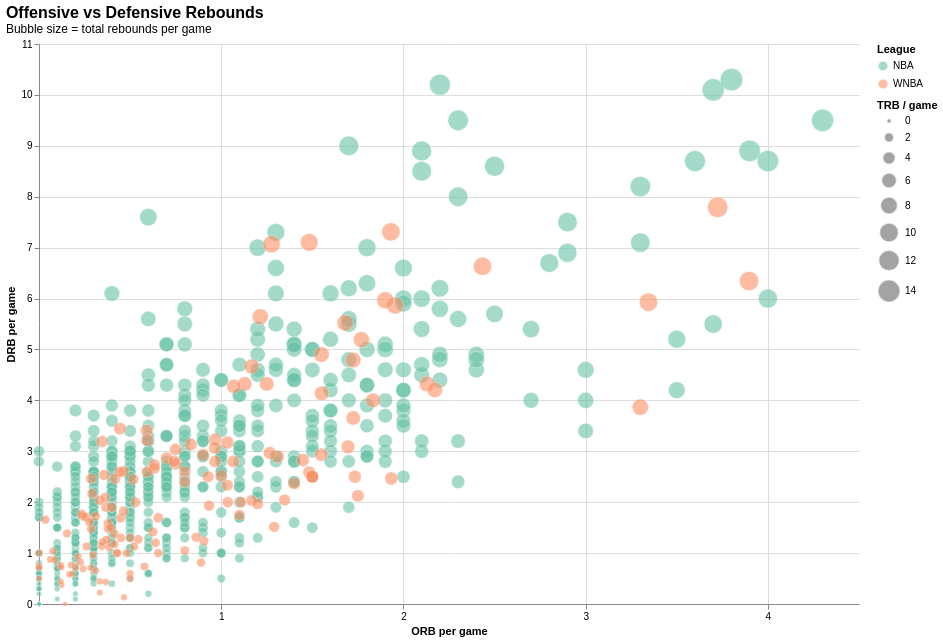

This figure's notebook cell:
### Markdown cell above
### 7. Offensive vs defensive rebounds — bubble chart

Bubble scatter of ORB against DRB per game with marker size encoding total rebounds, so dominant rebounders pop visually and you can spot whether elite WNBA rebounders occupy the same corner of the plane as elite NBA rebounders.

### Code cell
bubble_data = combined[['ORB', 'DRB', 'TRB', 'League', 'Player', 'Pos']].dropna()

chart_bubble = alt.Chart(bubble_data).mark_circle(
    opacity=0.6, stroke='white', strokeWidth=0.5,
).encode(
    x=alt.X('ORB:Q', title='ORB per game',
            axis=alt.Axis(values=[1, 2, 3, 4, 5, 6])),
    y=alt.Y('DRB:Q', title='DRB per game'),
    color=alt.Color('League:N', scale=ALT_LEAGUE_COLORS),
    size=alt.Size('TRB:Q',
                  scale=alt.Scale(range=[20, 500]),
                  title='TRB / game'),
    tooltip=['Player:N', 'Pos:N', 'League:N',
             alt.Tooltip('ORB:Q', format='.2f'),
             alt.Tooltip('DRB:Q', format='.2f'),
             alt.Tooltip('TRB:Q', format='.2f')],
).properties(
    width=820, height=560,
    title=alt.TitleParams(
        'Offensive vs Defensive Rebounds',
        subtitle='Bubble size = total rebounds per game',
        anchor='start', fontSize=16,
    ),
).configure_view(stroke=None)

show_altair(chart_bubble)

### Figure 1 — Vega-Lite specification as saved in the notebook (floating-point values rounded to 4 significant figures; data arrays with more than 128 entries replaced by an {"elided": "..."} marker saying what was removed)
{"$schema": "https://vega.github.io/schema/vega-lite/v6.4.1.json", "config": {"view": {"continuousHeight": 300, "continuousWidth": 300, "stroke": null}}, "data": {"name": "data-7e9a2b27a4c72a35943d38fa1b246181"}, "datasets": {"data-7e9a2b27a4c72a35943d38fa1b246181": {"elided": "738 records"}}, "encoding": {"color": {"field": "League", "scale": {"domain": ["NBA", "WNBA"], "range": ["#66c2a5", "#fc8d62"]}, "type": "nominal"}, "size": {"field": "TRB", "scale": {"range": [20, 500]}, "title": "TRB / game", "type": "quantitative"}, "tooltip": [{"field": "Player", "type": "nominal"}, {"field": "Pos", "type": "nominal"}, {"field": "League", "type": "nominal"}, {"field": "ORB", "format": ".2f", "type": "quantitative"}, {"field": "DRB", "format": ".2f", "type": "quantitative"}, {"field": "TRB", "format": ".2f", "type": "quantitative"}], "x": {"axis": {"values": [1, 2, 3, 4, 5, 6]}, "field": "ORB", "title": "ORB per game", "type": "quantitative"}, "y": {"field": "DRB", "title": "DRB per game", "type": "quantitative"}}, "height": 560, "mark": {"opacity": 0.6, "stroke": "white", "strokeWidth": 0.5, "type": "circle"}, "title": {"anchor": "start", "fontSize": 16, "subtitle": "Bubble size = total rebounds per game", "text": "Offensive vs Defensive Rebounds"}, "width": 820}
